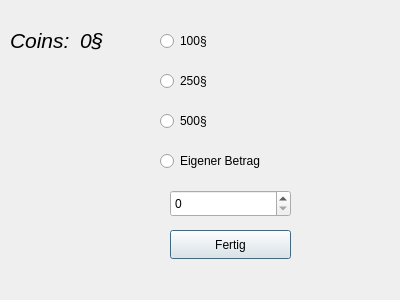
<?xml version="1.0" encoding="UTF-8"?>
<ui version="4.0">
 <class>Dialog</class>
 <widget class="QDialog" name="Dialog">
  <property name="geometry">
   <rect>
    <x>0</x>
    <y>0</y>
    <width>400</width>
    <height>300</height>
   </rect>
  </property>
  <property name="windowTitle">
   <string>ein_auszahlen</string>
  </property>
  <widget class="QLabel" name="label">
   <property name="geometry">
    <rect>
     <x>10</x>
     <y>20</y>
     <width>71</width>
     <height>41</height>
    </rect>
   </property>
   <property name="font">
    <font>
     <pointsize>16</pointsize>
     <weight>50</weight>
     <italic>true</italic>
     <bold>false</bold>
    </font>
   </property>
   <property name="text">
    <string>Coins:</string>
   </property>
  </widget>
  <widget class="QLabel" name="label_2">
   <property name="geometry">
    <rect>
     <x>80</x>
     <y>20</y>
     <width>381</width>
     <height>41</height>
    </rect>
   </property>
   <property name="font">
    <font>
     <pointsize>16</pointsize>
     <weight>50</weight>
     <italic>true</italic>
     <bold>false</bold>
    </font>
   </property>
   <property name="text">
    <string>0§</string>
   </property>
  </widget>
  <widget class="QRadioButton" name="radioButton">
   <property name="geometry">
    <rect>
     <x>160</x>
     <y>30</y>
     <width>116</width>
     <height>22</height>
    </rect>
   </property>
   <property name="text">
    <string>100§</string>
   </property>
  </widget>
  <widget class="QRadioButton" name="radioButton_2">
   <property name="geometry">
    <rect>
     <x>160</x>
     <y>70</y>
     <width>116</width>
     <height>22</height>
    </rect>
   </property>
   <property name="text">
    <string>250§</string>
   </property>
  </widget>
  <widget class="QRadioButton" name="radioButton_3">
   <property name="geometry">
    <rect>
     <x>160</x>
     <y>110</y>
     <width>116</width>
     <height>22</height>
    </rect>
   </property>
   <property name="text">
    <string>500§</string>
   </property>
  </widget>
  <widget class="QRadioButton" name="radioButton_4">
   <property name="geometry">
    <rect>
     <x>160</x>
     <y>150</y>
     <width>141</width>
     <height>22</height>
    </rect>
   </property>
   <property name="text">
    <string>Eigener Betrag</string>
   </property>
  </widget>
  <widget class="QSpinBox" name="spinBox">
   <property name="geometry">
    <rect>
     <x>170</x>
     <y>190</y>
     <width>121</width>
     <height>27</height>
    </rect>
   </property>
  </widget>
  <widget class="QPushButton" name="pushButton">
   <property name="geometry">
    <rect>
     <x>170</x>
     <y>230</y>
     <width>121</width>
     <height>29</height>
    </rect>
   </property>
   <property name="text">
    <string>Fertig</string>
   </property>
  </widget>
 </widget>
 <resources/>
 <connections/>
</ui>
